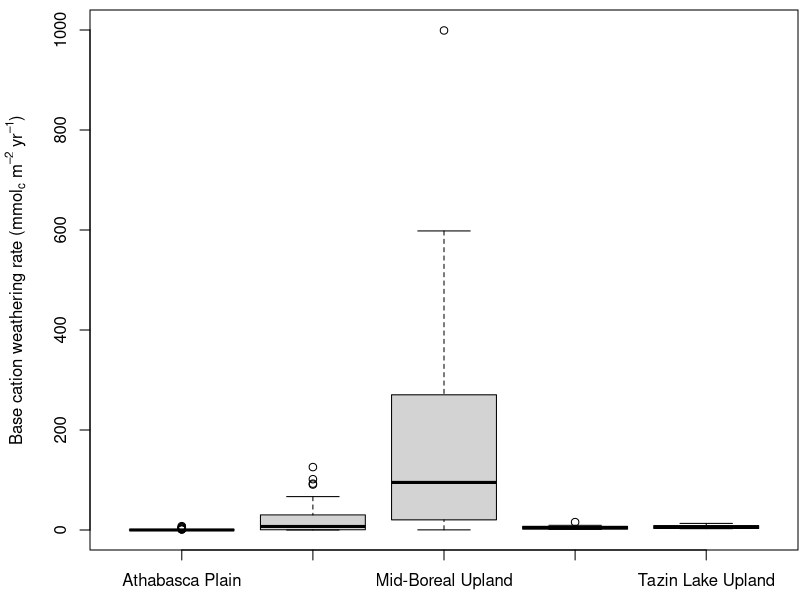

Here is the R script that generated this plot:
setwd("~/Documents/work_vm/Research/Saskatchewan/2014/2014summaryreport/r/")
rdir <- '~/Documents/work_vm/Research/Saskatchewan/2014/2014summaryreport/r/'
sdir <- '~/Documents/work_vm/Research/Saskatchewan/2014/2014summaryreport/r/output/'

bcw <- read.csv("BCw.csv")
bcw <- bcw[2:198,]
bcw$ecoregion <- substr(bcw[,1],1,1)
bcw[bcw[,12]=="A",12] <- "Selwyn Lake Upland"
bcw[bcw[,12]=="B",12] <- "Tazin Lake Upland"
bcw[bcw[,12]=="C",12] <- "Athabasca Plain"
bcw[bcw[,12]=="D",12] <- "Churchill River Upland"
bcw[bcw[,12]=="E",12] <- "Mid-Boreal Upland"

png(file = paste(sdir,"Figure4.tiff",sep=""), height= 8, width=10.5, res = 300, units="in")
par(mar=c(2.5,4.5,0.5,0.1))
boxplot(bcw[,4]~bcw[,12], ylab = expression('Base cation weathering rate (mmol'[c]*" m"^"\u20132"*" yr"^"\u20131"*")"), ylim = c(0,1000))
dev.off()
